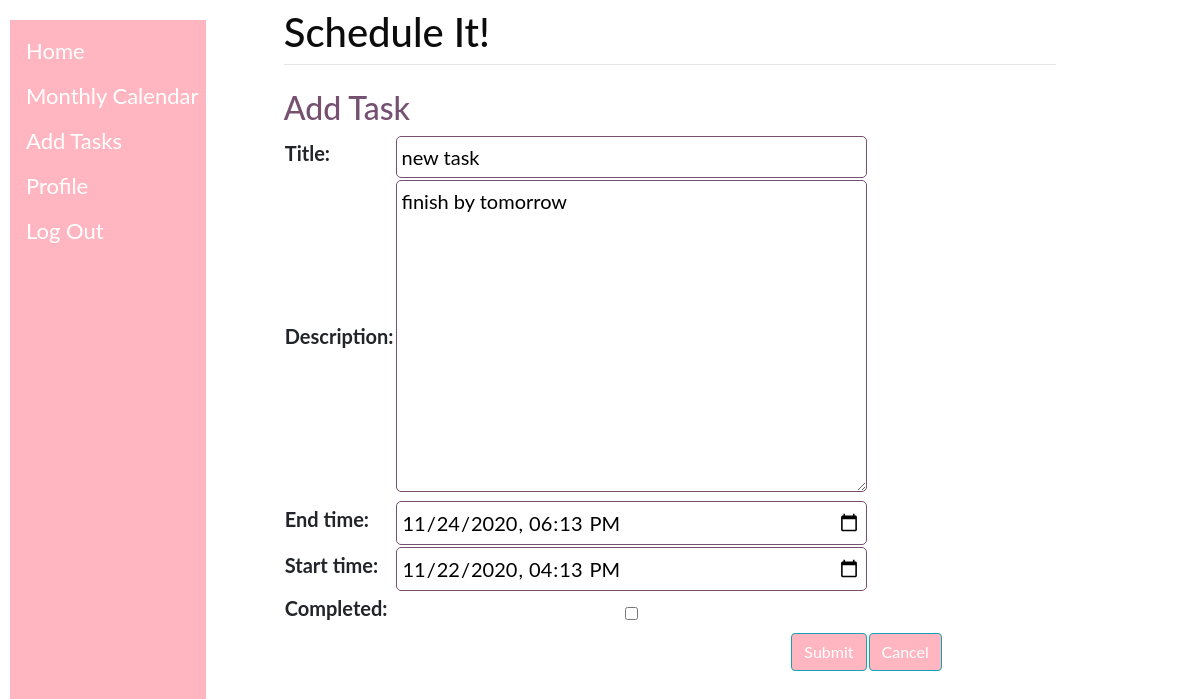
Page /event_edit/event/edit/4/ (signed in) on the committed database.
### calendar_monthly_view/models.py (models this page shows, shortened)
class Event(models.Model):
    user = models.ForeignKey(User, on_delete= models.CASCADE)
    title = models.CharField(max_length=200)
    description = models.TextField()
    end_time = models.DateTimeField()
    start_time = models.DateTimeField()
    completed = models.BooleanField(default=False)

### calendar_monthly_view/views.py (the view, shortened to what this page needs)
# urls.py: url(r'^event/edit/(?P<event_id>\d+)/$', views.event, name='event_edit'),
@login_required(login_url='login')
def event(request, event_id=None):
    instance = Event()
    if event_id:
        instance = get_object_or_404(Event, pk=event_id)
    else:
        instance = Event()
    form = EventForm(request.POST or None, instance=instance)
    return render(request, "event.html", {'form': form})

### calendar_monthly_view/forms.py
class EventForm(ModelForm):
  class Meta:
    model = Event
    widgets = {
      'end_time': DateInput(attrs={'type': 'datetime-local'}, format='%Y-%m-%dT%H:%M'),
      'start_time': DateInput(attrs={'type': 'datetime-local'}, format='%Y-%m-%dT%H:%M'),
      'completed': CheckboxInput(attrs={'type': 'checkbox'})
    }
    fields = ('title','description','end_time','start_time','completed')
  def __init__(self, *args, **kwargs):
    super(EventForm, self).__init__(*args, **kwargs)
    self.fields['end_time'].input_formats = ('%Y-%m-%dT%H:%M',)
    self.fields['start_time'].input_formats = ('%Y-%m-%dT%H:%M',)
    self.fields['completed'] = forms.BooleanField(required=False)

### templates/event.html (shortened to what this page needs)
{% extends 'base.html' %}
{% load static %}
{% block content %}
<h2 class="title">{% block title %}Add Task{% endblock %}</h2>
<form method="post" class="addtask_form">
  <table class="form form-table">
    {{ form }}
    <tr>
      <td colspan="2"><button type="submit" class="btn btn-info right"> Submit </button></td>
      <td colspan="2"><button type="reset" class="btn btn-info right"> Cancel </button></td>
    </tr>
  </table>
</form>
{% endblock %}

### static/styles.css (style rules this page uses)
body { font-family: "Lato", sans-serif; }
.right { float: right; }
.btn { outline: none; color:white; background-color: lightpink; box-shadow: 0 0 0 0; }
.addtask_form { margin: auto; }
.addtask_form input, .addtask_form select, .addtask_form textarea { border-radius: 5px; border: 1px solid rgb(117, 80, 112); outline: none; background: none; padding: 5px; width: 100%; }
.display-1, .display-2, .display-3, .display-4, .title { color: rgb(117, 80, 112); }

### rows in the picture
Event: title "new task", description "finish by tomorrow", end_time "11/24/2020 18:13", start_time "11/22/2020 16:13"
